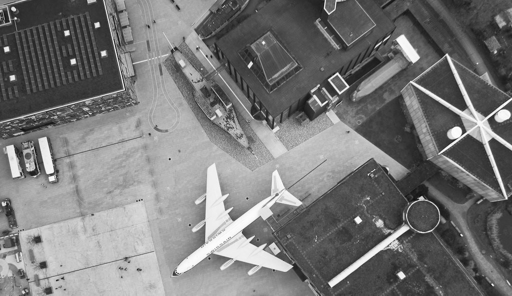
#> input picture Lab2/IMG1.png, 512 x 296 px
$ jupyter execute EE5175Lab2_EE20B094.ipynb
#> lines starting #> are read from the running program, lines starting #| are printed output that depends on the picture; after the words box and inside, x2 and y2 are one past the last pixel; in counts of white or black regions, pixels touching at a corner belong together
# EE5175 Lab 2 : Occlusion detection
### Author : Niyas Mon P
### Roll No: EE20B094

[cell 1]
#  Before running the code blocks, please ensure that the 2 images are uploaded

Two areal images (IMG1.png, IMG2.png) are given. The two images are related by **in-plane translation and rotation**. Our task is to find out the changes in the 'IMG2.png' wrt 'IMG1.png'.
We will find out the **homography** that translates IMG2 to IMG1 inorder to do this.

[cell 2]
from google.colab.patches import cv2_imshow
import cv2
import numpy as np
# reading the images
img1 = cv2.imread('IMG1.png')
#> img1 is the input picture: shape (296, 512, 3); min 14, max 255, mean 120.4
img2 = cv2.imread('IMG2.png')
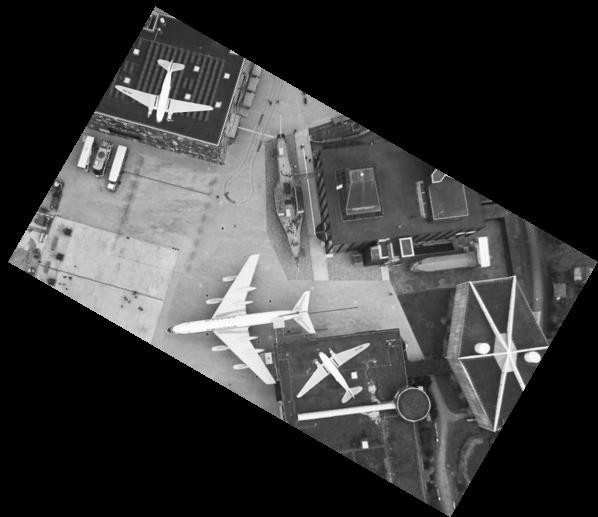
#> input picture Lab2/IMG2.png, 598 x 517 px
#> img2 is the input picture: shape (517, 598, 3); min 0, max 255, mean 60.2
# dispalying the images
print("                              image 1")
cv2_imshow(img1)
print("\n                              image 2")
cv2_imshow(img2)

The given images are gray scale images but still have 3 channels with gray scale values. But we need only one channel hence we slice the image reducing the dimension from 3 to 2

[cell 3]
# convert image from 3 channel to 1 channel image. cause, it is in gray scale
img1 = img1[:,:,0]
#> img1: shape (296, 512)
img2 = img2[:,:,0]
#> img2: shape (517, 598)

Target coordinate $(x_t,y_t)$ which is obtained by in-plane translation and rotation of the source image with source coordinate $(x_s,y_s)$ are related by the following equation:

\begin{align*}
\begin{bmatrix}
x_t \\
y_t \\
\end{bmatrix}
=
\begin{bmatrix}
cos(\theta) & sin(θ) \\
-sin(θ) & cos(\theta) \\
\end{bmatrix}
\begin{bmatrix}
x_s \\
y_s \\
\end{bmatrix} +
\begin{bmatrix}
t_x \\
t_y \\
\end{bmatrix}
\end{align*}

which in homography form, we can write as
\begin{align*}
\begin{bmatrix}
x_t \\
y_t \\
1\\
\end{bmatrix}
=
H
\begin{bmatrix}
x_s \\
y_s \\
1\\
\end{bmatrix}
\end{align*}

where
\begin{align*}
H =
\begin{bmatrix}
cos(\theta) & sin(θ) & t_x \\
-sin(θ) & cos(\theta) & t_y \\
0 & 0 & 1 \\
\end{bmatrix}
\end{align*}

Here we have 3 unkowns. In order to find these unkowns, we use two point correspondances
\begin{align*}
(x_{t1},y_{t1}) &= (29, 124), (x_{s1},y_{s1}) = (93, 248) ; \\
(x_{t2},y_{t2}) &= (157, 372), (x_{s2},y_{s2}) = (328, 399) ;
\end{align*}

The equations we obtain are,
\begin{align*}
29 &= 93\cdot cos(θ) + 248\cdot sin(θ) + t_x \\
124 &= 248\cdot cos(θ)  - 93\cdot sin(θ) + t_y \\
157 &= 328\cdot cos(θ) + 399\cdot sin(θ) + t_x \\
372 &= 399\cdot cos(θ)  - 328\cdot sin(θ) + t_y \\
\end{align*}

On writing it in matrix form,
\begin{align*}
\begin{bmatrix}
93 & 248 & 1 & 0 \\
248 & -93 & 0 & 1\\
328 & 399 & 1 & 0\\
399 & -328 & 0 & 1\\
\end{bmatrix}
\begin{bmatrix}
cos(θ) \\
sin(θ) \\
t_x \\
t_y \\
\end{bmatrix}
=
\begin{bmatrix}
29 \\
124 \\
157 \\
372 \\
\end{bmatrix}
\end{align*}

The linear equation is solved using ***numpy.linalg.solve()*** to get the values of $\theta$,  $t_x$ and $t_y$

[cell 4]
# Finding out the unkown parametres using point correspondance
# Matrix to solve the equation
A = np.array([[93, 248, 1, 0],
              [248, -93, 0, 1],
              [328, 399, 1, 0],
              [399, -328, 0, 1]])

b = np.array([29, 124, 157, 372])
# solving the equation
solution = np.linalg.solve(A, b)
# getting the value of unkowns
theta ,tx, ty = np.arcsin(solution[1]) , solution[3], solution[2]

print("Solution:", solution)

The values obtained are,
\begin{align*}
cos(θ) &= 0.865 \\
sin(θ) &= -0.499 \\
t_x    &= 72.32 \\
t_y    &= -137.06
\end{align*}

Homography, H matrix is created using these values

[cell 5]
# homography matrix
H_matrix =  np.array([[np.cos(theta) , -np.sin(theta), tx],
                      [np.sin(theta), np.cos(theta) , ty],
                      [0             , 0            , 1 ]])

#### Solving using homography
\begin{align*}
\begin{bmatrix}
x_t \\
y_t \\
1\\
\end{bmatrix}
=
\begin{bmatrix}
cos(\theta) & sin(θ) & t_x \\
-sin(θ) & cos(\theta) & t_y \\
0 & 0 & 1 \\
\end{bmatrix}
\begin{bmatrix}
x_s \\
y_s \\
1\\
\end{bmatrix}\\\\
\end{align*}
Getting source coordinates from target,
\begin{align*}\\
\begin{bmatrix}
x_s \\
y_s \\
1\\
\end{bmatrix}
=
\begin{bmatrix}
cos(\theta) & sin(θ) & t_x \\
-sin(θ) & cos(\theta) & t_y \\
0 & 0 & 1 \\
\end{bmatrix}^{-1}
\begin{bmatrix}
x_t \\
y_t \\
1\\
\end{bmatrix}
\end{align*}
\begin{align*}\\
a &= x_s - \lfloor x_s \rfloor \\
b &= y_s - \lfloor y_s \rfloor
\end{align*}
Using bilinear interpolation,

<font size="-1">
\begin{align*}\\
I_t(x_t,y_t) &= (1-a) \cdot (1-b) \cdot I_s(\lfloor x_s \rfloor,\lfloor y_s \rfloor) + (1-a) \cdot b \cdot I_s(\lfloor x_s \rfloor,\lfloor y_s \rfloor + 1) + a \cdot (1-b) \cdot I_s(\lfloor x_s \rfloor + 1,\lfloor y_s \rfloor) + a \cdot b \cdot I_s(\lfloor x_s \rfloor + 1,\lfloor y_s \rfloor + 1) \\
\end{align*}

[cell 6]
# function to map source image to target using homography
def solve_by_homography(image,H_matrix):
  # finding the image height and width
  height, width = image.shape[0], image.shape[1]
#> height = 517; width = 598
  # creating a blank image for target
  image_target = np.zeros((height, width))

  for xt in range(width):
    for yt in range(height):
      target = np.array([xt, yt,1])
      xs, ys, _ = np.linalg.solve(H_matrix, target)
      # floor values of source pixel coordinates
      xs_f = int(np.floor(xs))
      ys_f = int(np.floor(ys))
      # a,b used for bilnear interpolation
      a = xs - xs_f
      b = ys - ys_f

      # Source to target mapping using bilinear interpolation
      if (xs_f < width-1) & (ys_f <height-1) & (xs_f > 0) & (ys_f > 0): # update only if sourse pixels falls within the range else remains as blank
        image_target[yt,xt] = (1-a)*(1-b)*image[ys_f ,xs_f] + (1-a)*(b)*image[ys_f+1,xs_f] + a*(1-b)*image[ys_f,xs_f+1] + (a*b)*image[ys_f+1,xs_f+1]
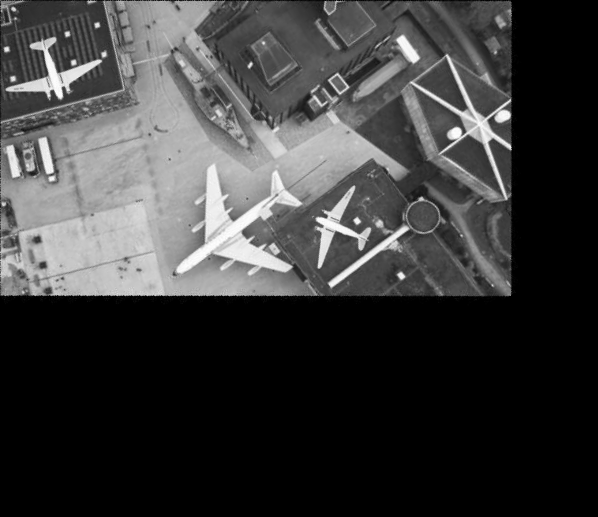
#> image_target: shape (517, 598) float64; min 0, max 254.9, mean 60.2
  # displaying the target image
  # cv2_imshow(image_target)
  return image_target

[cell 7]
# target image after applying homography
img2_targ = solve_by_homography(img2,H_matrix) # target image
print("                             target image")
cv2_imshow(img2_targ)

Since the obtained image is bigger size, we need to crop it to the dimension of IMG1

[cell 8]
height1, width1 = img1.shape
#> height1 = 296; width1 = 512
# cropping the taget image to the size of image 1
img2_targ_cropped = img2_targ[:height1,:width1]
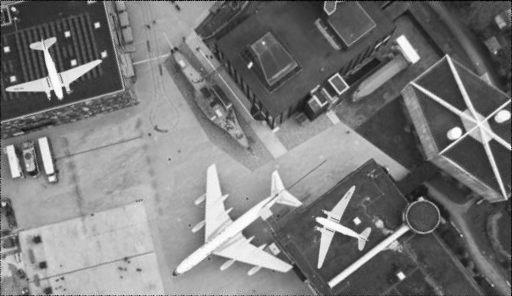
#> img2_targ_cropped: shape (296, 512) float64; min 0, max 254.9, mean 122.6
# displaying image 1 and cropped taget image
print("                           image 1")
cv2_imshow(img1)
print("\n                   cropped target image")
cv2_imshow(img2_targ_cropped)

Subtract the two images inorder to find the differences

[cell 9]
# absolute difference between target (cropped) image and image 1
img_diff = abs(img1 - img2_targ_cropped)
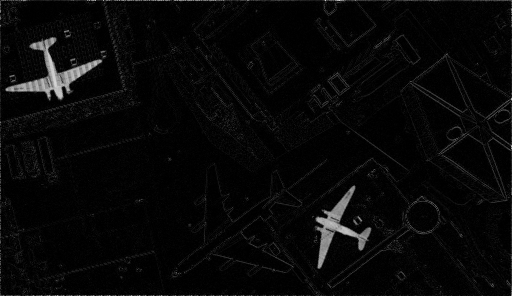
#> img_diff: shape (296, 512) float64; min 0, max 215, mean 8.4
# display difference image
print("                      difference image")
cv2_imshow(img_diff)

We can see that the additional 2 airplanes detected in the difference image which means that our homography is correct. We still see some small white color part (like small lines) here and there. To remove them, we will use a threshold intensity above which all pixels will take same high intensity and below which everything will take zero intensity.

To find out the best threshold, we are ploting a histogram of pixel intensities in the difference image

[cell 10]
import matplotlib.pyplot as plt

# Ploting the histogram of pixel intensities of difference image to find out a better threshold value
plt.hist(img_diff.flatten())
plt.xlabel('Pixel intensity')
plt.ylabel('Frequency')
plt.title('Histogram of difference')
plt.show()
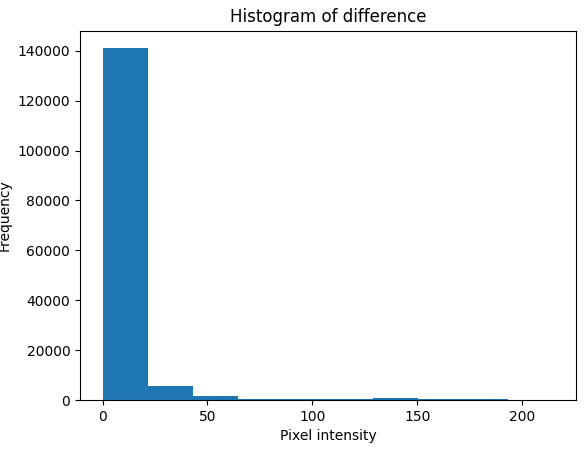
#> figure drawn by matplotlib, 1 panel; tallest bar 140987 high, from x = -1.78e-15 to 21.5

From the histogram, we see a lot of low intensity values are there below intensity of 100 and some high intensity above it (which corresponds to additional airplanes). Hence the best threshold is 100. We will filter using this threshold.

[cell 11]
# from the histogram of the pixel intensities of the difference image,
# 100 is the better threshold value
threshold = 100
# np.where finds where the given expression is true and replaces with 2nd value given as argument else 3rd value
img_diff = np.where(img_diff > threshold, 255, 0)
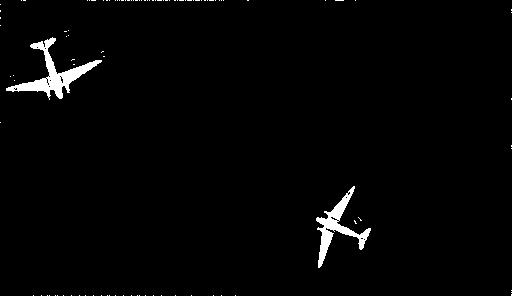
#> img_diff: shape (296, 512) int64; 1.8% white; 102 white regions (100 under 20 px), largest, box (x1, y1, x2, y2) and area: (6, 37, 102, 100) 1394, (316, 186, 371, 268) 1087
cv2_imshow(img_diff)
